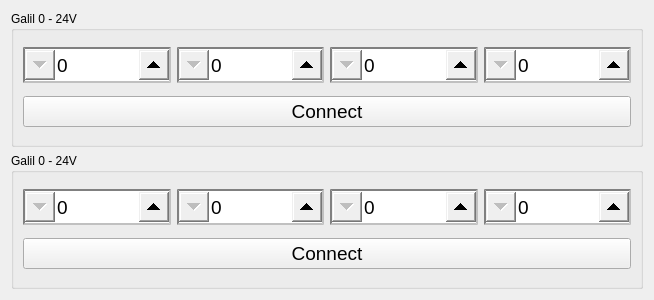
<?xml version="1.0" encoding="UTF-8"?>
<ui version="4.0">
 <class>Form</class>
 <widget class="QWidget" name="Form">
  <property name="geometry">
   <rect>
    <x>0</x>
    <y>0</y>
    <width>654</width>
    <height>300</height>
   </rect>
  </property>
  <property name="windowTitle">
   <string>Form</string>
  </property>
  <property name="styleSheet">
   <string notr="true">QPushButton { font: 14pt; }
QAbstractSpinBox {
	font: 14pt;
	qproperty-maximum: 255;
	qproperty-minimum: 0;
	qproperty-singleStep: 1;
	border: 2px inset grey;
	min-height: 32px;
	qproperty-accelerated: true;
	qproperty-wrapping: true;
	qproperty-alignment: AlignCenter;
}
QAbstractSpinBox::up-button {
	subcontrol-position: right;
	width: 30px;
	height: 30px;
}
QAbstractSpinBox::down-button {
	subcontrol-position: left;
	width: 30px;
	height: 30px;
}</string>
  </property>
  <layout class="QVBoxLayout" name="verticalLayout">
   <item>
    <widget class="QGroupBox" name="groupBox">
     <property name="title">
      <string>Galil 0 - 24V</string>
     </property>
     <layout class="QGridLayout" name="gridLayout">
      <item row="0" column="0">
       <widget class="QSpinBox" name="ip0_0">
        <property name="maximum">
         <number>255</number>
        </property>
       </widget>
      </item>
      <item row="0" column="1">
       <widget class="QSpinBox" name="ip1_0">
        <property name="maximum">
         <number>255</number>
        </property>
       </widget>
      </item>
      <item row="0" column="2">
       <widget class="QSpinBox" name="ip2_0">
        <property name="maximum">
         <number>255</number>
        </property>
       </widget>
      </item>
      <item row="0" column="3">
       <widget class="QSpinBox" name="ip3_0">
        <property name="maximum">
         <number>255</number>
        </property>
       </widget>
      </item>
      <item row="1" column="0" colspan="4">
       <widget class="QPushButton" name="connect_0">
        <property name="minimumSize">
         <size>
          <width>150</width>
          <height>0</height>
         </size>
        </property>
        <property name="font">
         <font>
          <pointsize>14</pointsize>
          <weight>50</weight>
          <italic>false</italic>
          <bold>false</bold>
         </font>
        </property>
        <property name="text">
         <string>Connect</string>
        </property>
       </widget>
      </item>
     </layout>
    </widget>
   </item>
   <item>
    <widget class="QGroupBox" name="groupBox_2">
     <property name="title">
      <string>Galil 0 - 24V</string>
     </property>
     <layout class="QGridLayout" name="gridLayout_2">
      <item row="0" column="0">
       <widget class="QSpinBox" name="ip0_1">
        <property name="maximum">
         <number>255</number>
        </property>
       </widget>
      </item>
      <item row="0" column="1">
       <widget class="QSpinBox" name="ip1_1">
        <property name="maximum">
         <number>255</number>
        </property>
       </widget>
      </item>
      <item row="0" column="2">
       <widget class="QSpinBox" name="ip2_1">
        <property name="maximum">
         <number>255</number>
        </property>
       </widget>
      </item>
      <item row="0" column="3">
       <widget class="QSpinBox" name="ip3_1">
        <property name="maximum">
         <number>255</number>
        </property>
       </widget>
      </item>
      <item row="1" column="0" colspan="4">
       <widget class="QPushButton" name="connect_1">
        <property name="minimumSize">
         <size>
          <width>150</width>
          <height>0</height>
         </size>
        </property>
        <property name="font">
         <font>
          <pointsize>14</pointsize>
          <weight>50</weight>
          <italic>false</italic>
          <bold>false</bold>
         </font>
        </property>
        <property name="text">
         <string>Connect</string>
        </property>
       </widget>
      </item>
     </layout>
    </widget>
   </item>
  </layout>
 </widget>
 <resources/>
 <connections/>
</ui>
